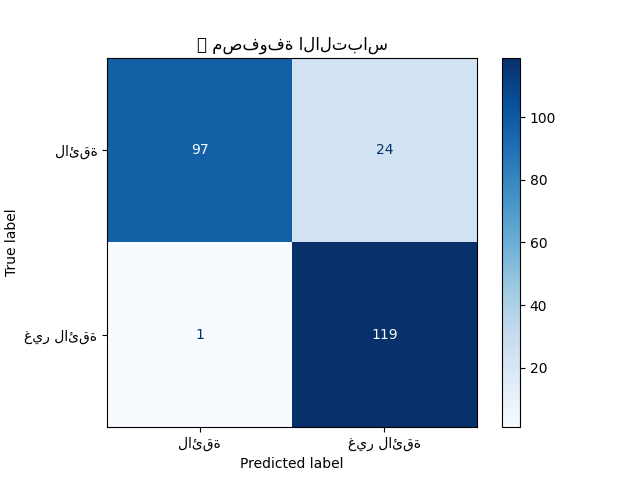
#> input picture evalueation_images/image_classifier1_classfir.png, 640 x 480 px; its folder holds only this picture in this run
$ python -i genrateimg.py   (imports and definitions only)
#> lines starting #> are read from the running program, lines starting #| are printed output that depends on the picture
#> further down, picture is the input picture: shape (480, 640, 3); mean B, G, R 222.7, 205.4, 189.2
import cv2
import numpy as np
import os
import random


"""
📄 genrateimg.py

🔹 وظيفة الملف:
عمل نسخ معدلة من الصور (تشويش، تغيير بسيط)، مفيد لزيادة حجم البيانات (Augmentation)
خاصة إذا كان لديك عدد قليل من الصور.

🔧 أهم المتغيرات:
- input_folder = "Indecent" → مجلد الصور الأصلية.
- output_folder = "Augmented_Decent" → تأكد من إنشاء المجلد قبل التشغيل.

💡 يُستخدم لتحسين أداء النموذج عبر تنويع البيانات.
"""

def augment_image(image):
    h, w = image.shape[:2]
#> h = 480; w = 640

    # 1️⃣ تدوير عشوائي بين -20 و +20 درجة
    angle = np.random.randint(-20, 20)
    M = cv2.getRotationMatrix2D((w//2, h//2), angle, 1)
    rotated = cv2.warpAffine(image, M, (w, h))
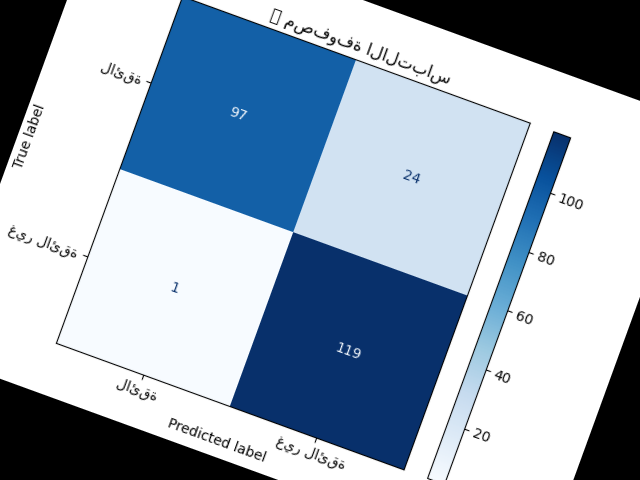
#> rotated: shape (480, 640, 3); mean B, G, R 189.3, 171.9, 155.7

    # 2️⃣ قلب أفقي ورأسي بشكل عشوائي
    if random.choice([True, False]):
        rotated = cv2.flip(rotated, 1)  # قلب أفقي
    if random.choice([True, False]):
        rotated = cv2.flip(rotated, 0)  # قلب رأسي

    # 3️⃣ تغيير السطوع والتباين
    brightness = np.random.uniform(0.7, 1.3)  # زيادة أو تقليل السطوع
    contrast = np.random.uniform(0.7, 1.3)  # زيادة أو تقليل التباين
    adjusted = cv2.convertScaleAbs(rotated, alpha=contrast, beta=brightness * 50)
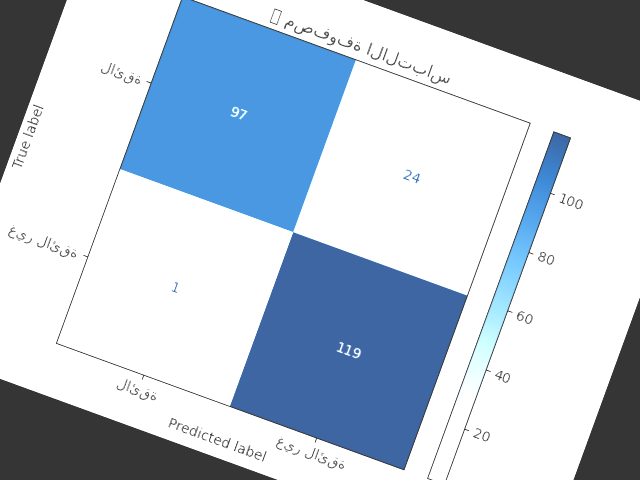
#> adjusted: shape (480, 640, 3); mean B, G, R 212.6, 197.2, 183

    # 4️⃣ إضافة تمويه بسيط (Blur)
    if random.choice([True, False]):
        adjusted = cv2.GaussianBlur(adjusted, (5, 5), 0)
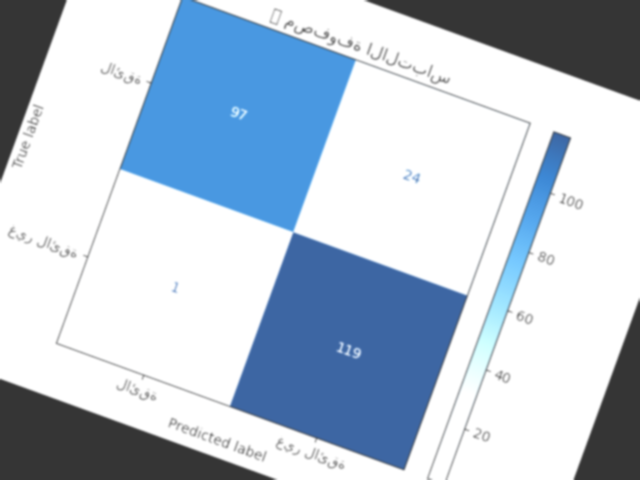
#> adjusted: shape (480, 640, 3); mean B, G, R 212.6, 197.2, 183

    # 5️⃣ تحريك الصورة قليلًا (Translation)
    tx, ty = np.random.randint(-10, 10), np.random.randint(-10, 10)
    M_translate = np.float32([[1, 0, tx], [0, 1, ty]])
    transformed = cv2.warpAffine(adjusted, M_translate, (w, h))
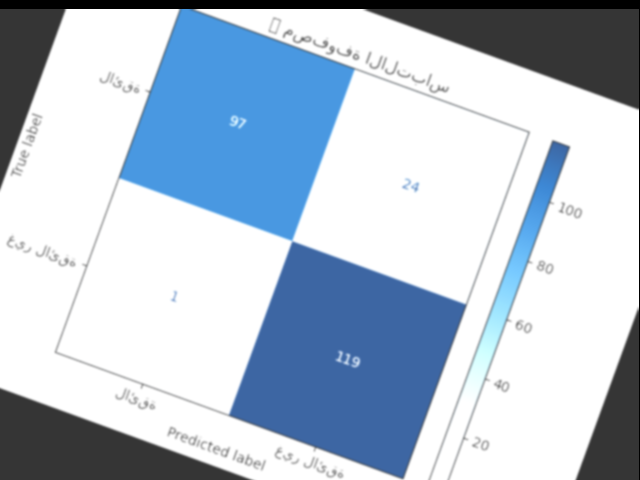
#> transformed: shape (480, 640, 3); mean B, G, R 209.6, 194.2, 180

    return transformed

# 📂 مجلد الصور
input_folder = "Indecent"  # غيّره للمجلد المطلوب
output_folder = "Augmented_Decent" #تأكد من انشاء مجلد

# [15 lines not run here, left out]

>>> import cv2
>>> picture = cv2.imread('../evalueation_images/image_classifier1_classfir.png')
>>> result = augment_image(picture)

$ run again, on evalueation_images/image_classifier4_classfir.png
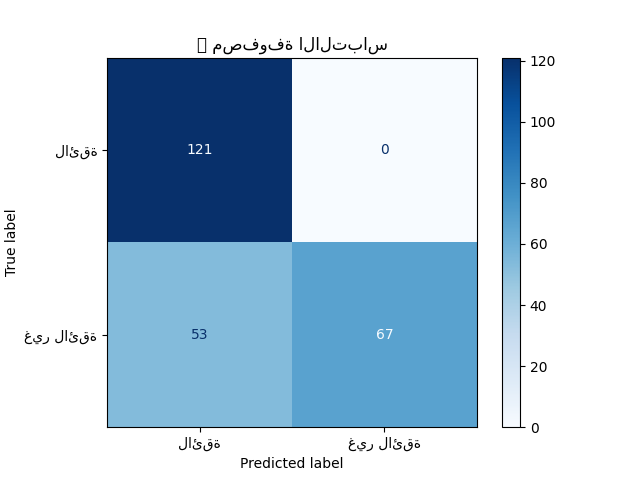
#> input picture evalueation_images/image_classifier4_classfir.png, 640 x 480 px
#> picture is the input picture: shape (480, 640, 3); mean B, G, R 224.6, 208.4, 188.2
#> in augment_image, `rotated = cv2.warpAffine(image, M, (w, h))`:
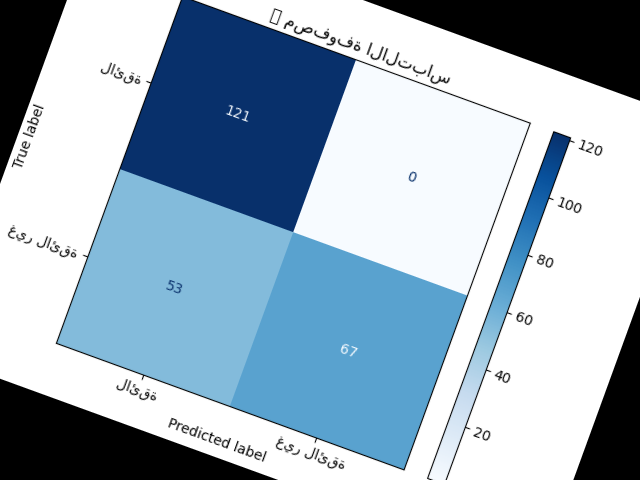
#> rotated: shape (480, 640, 3); mean B, G, R 191.2, 174.9, 154.8
#> in augment_image, `transformed = cv2.warpAffine(adjusted, M_translate, (w, h))`:
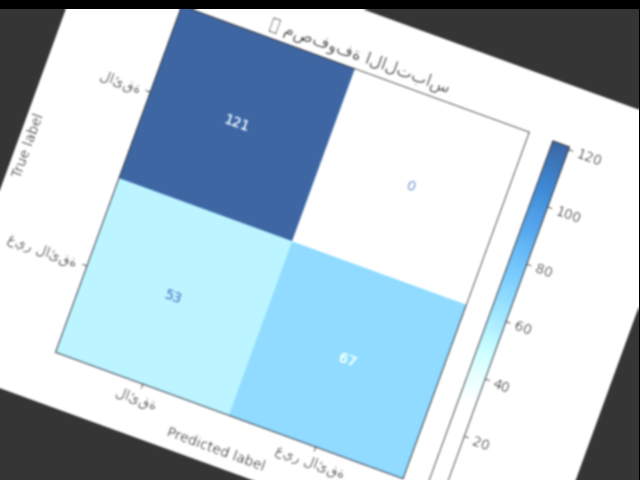
#> transformed: shape (480, 640, 3); mean B, G, R 213, 200.5, 180.4
